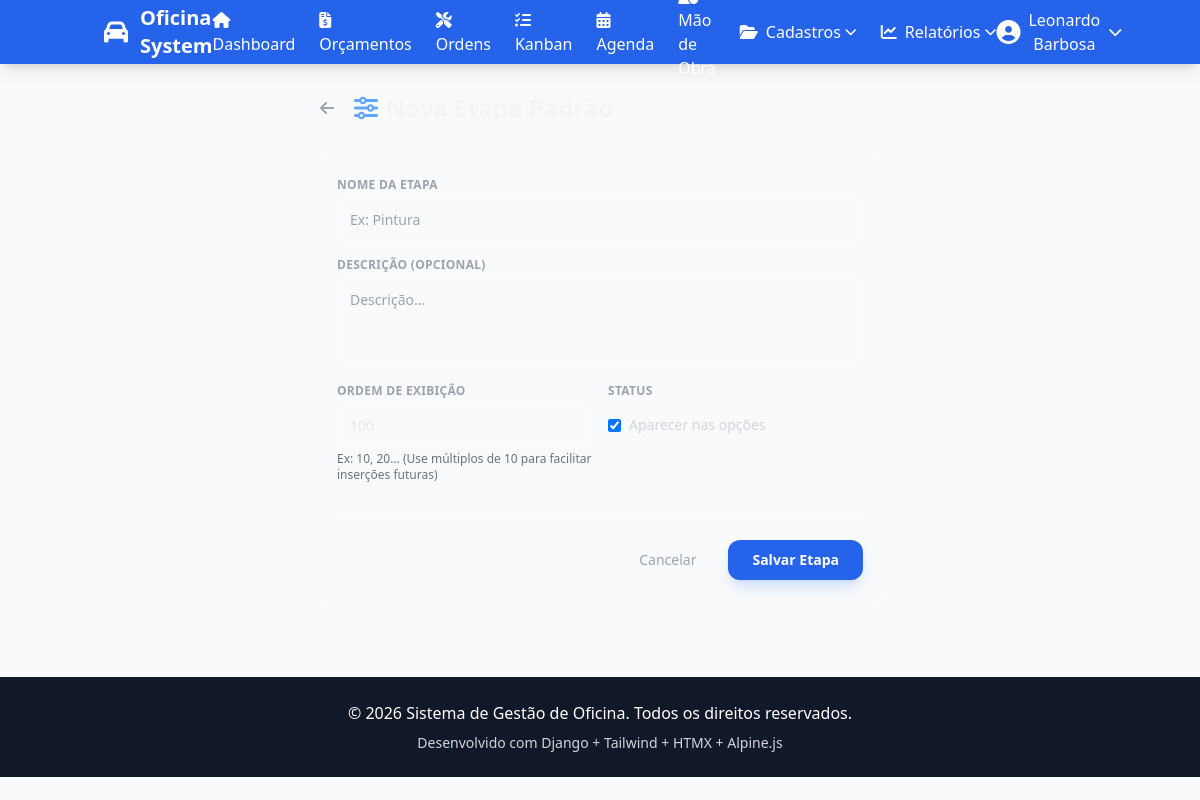
The app's page /orcamentos/etapas/nova/ (signed in) with its own data.
### apps/dashboard/models.py (models this page shows, shortened)
class ConfiguracaoSistema(models.Model):
    nome_empresa = models.CharField('Nome da empresa', max_length=120, blank=True)
    endereco = models.CharField('Endereço', max_length=255, blank=True)
    telefone = models.CharField('Telefone', max_length=40, blank=True)
    email = models.EmailField('E-mail', blank=True)
    cnpj = models.CharField('CNPJ', max_length=30, blank=True)
    site = models.CharField('Site', max_length=120, blank=True)
    logo = models.ImageField('Logomarca', upload_to='sistema/', null=True, blank=True)
    cor_primaria = models.CharField('Cor primária (hex)', max_length=7, default='#2563EB')
    cor_rodape = models.CharField('Cor do rodapé (hex)', max_length=7, default='#111827')
    texto_rodape = models.CharField('Texto do rodapé', max_length=200, blank=True)
    atualizado_em = models.DateTimeField('Atualizado em', auto_now=True)
    class Meta:
        verbose_name = 'Configuração do Sistema'
        verbose_name_plural = 'Configurações do Sistema'

### apps/funcionarios/models.py (models this page shows, shortened)
class Funcionario(AbstractUser):
    PERFIL_CHOICES = [
        ('operacional', 'Operacional'),
        ('supervisor', 'Supervisor'),
        ('gerente', 'Gerente'),
        ('admin', 'Administrador'),
        ('orcamentista', 'Orçamentista'),
        ('financeiro', 'Financeiro'),
    ]
    telefone = models.CharField('Telefone', max_length=20, blank=True)
    cpf = models.CharField('CPF', max_length=14, unique=True, null=True, blank=True)
    data_admissao = models.DateField('Data de Admissão', null=True, blank=True)
    data_demissao = models.DateField('Data de Demissão', null=True, blank=True)
    perfil = models.CharField(
        'Perfil',
        max_length=20,
        choices=PERFIL_CHOICES,
        default='operacional'
    )
    percentual_comissao_padrao = models.DecimalField(
        'Percentual de Comissão Padrão (%)',
        max_digits=5,
        decimal_places=2,
        default=10.00,
        help_text='Percentual padrão usado quando a etapa não define um percentual específico'
    )
    ativo = models.BooleanField('Ativo', default=True)
    foto = models.ImageField('Foto', upload_to='funcionarios/fotos/', null=True, blank=True)
    criado_em = models.DateTimeField('Criado em', auto_now_add=True)
    atualizado_em = models.DateTimeField('Atualizado em', auto_now=True)
    class Meta:
        verbose_name = 'Funcionário'
        verbose_name_plural = 'Funcionários'
        ordering = ['first_name', 'last_name']

### apps/orcamentos/views_etapas.py (the view)
@login_required
def etapa_create(request):
    if request.method == 'POST':
        form = EtapaPadraoForm(request.POST)
        if form.is_valid():
            etapa = form.save()
            messages.success(request, f'Etapa {etapa.nome} criada com sucesso!')
            return redirect('orcamentos:etapa_list')
    else:
        ultima = EtapaPadrao.objects.order_by('-ordem_default').first()
        ordem = (ultima.ordem_default + 10) if ultima else 10
        form = EtapaPadraoForm(initial={'ordem_default': ordem})
    return render(request, 'orcamentos/etapas_form.html', {'form': form, 'titulo': 'Nova Etapa Padrão'})

### apps/orcamentos/views_etapas.py
class EtapaPadraoForm(forms.ModelForm):
    class Meta:
        model = EtapaPadrao
        fields = ['nome', 'descricao', 'ordem_default', 'ativo']
        widgets = {
            'nome': forms.TextInput(attrs={'class': 'form-input', 'placeholder': 'Ex: Pintura'}),
            'descricao': forms.Textarea(attrs={'class': 'form-textarea', 'rows': 3, 'placeholder': 'Descrição...'}),
            'ordem_default': forms.NumberInput(attrs={'class': 'form-input'}),
            'ativo': forms.CheckboxInput(attrs={'class': 'form-checkbox'}),
        }

### apps/dashboard/context_processors.py (called while the page is built)
def sistema_config(request):
    return {
        'sistema_config': ConfiguracaoSistema.objects.first()
    }

### templates/orcamentos/etapas_form.html (shortened to what this page needs)
{% extends 'base.html' %}
{% load widget_tweaks %}
{% block content %}
<div class="max-w-xl mx-auto">
  <div class="flex items-center gap-3 mb-6">
    <a href="{% url 'orcamentos:etapa_list' %}" class="p-2 text-gray-400 hover:text-gray-200 bg-white/5 hover:bg-white/10 rounded-xl transition">
      <i class="fas fa-arrow-left"></i>
    </a>
    <h1 class="text-2xl font-bold text-gray-100 flex items-center gap-2">
      <i class="fas fa-sliders-h text-blue-400"></i> {{ titulo }}
    </h1>
  </div>
  <form method="post" class="bg-white/5 border border-white/10 rounded-2xl p-6">
    <div class="space-y-4">
      <div>
        <label class="block text-xs font-semibold text-gray-400 mb-1.5 uppercase tracking-wide">Nome da Etapa</label>
        {{ form.nome | add_class:"w-full bg-white/5 border border-white/15 rounded-xl px-3 py-2.5 text-gray-200 text-sm focus:outline-none focus:border-blue-400/60 transition" }}
      </div>
      <div>
        <label class="block text-xs font-semibold text-gray-400 mb-1.5 uppercase tracking-wide">Descrição (Opcional)</label>
        {{ form.descricao | add_class:"w-full bg-white/5 border border-white/15 rounded-xl px-3 py-2.5 text-gray-200 text-sm focus:outline-none focus:border-blue-400/60 transition resize-none" }}
      </div>
      <div class="flex gap-4">
        <div class="flex-1">
          <label class="block text-xs font-semibold text-gray-400 mb-1.5 uppercase tracking-wide">Ordem de Exibição</label>
          {{ form.ordem_default | add_class:"w-full bg-white/5 border border-white/15 rounded-xl px-3 py-2.5 text-gray-200 text-sm focus:outline-none focus:border-blue-400/60 transition" }}
          <p class="text-xs text-gray-500 mt-1">Ex: 10, 20... (Use múltiplos de 10 para facilitar inserções futuras)</p>
        </div>
        <div class="flex-1">
          <label class="block text-xs font-semibold text-gray-400 mb-1.5 uppercase tracking-wide">Status</label>
          <div class="h-10 flex items-center gap-2">
            {{ form.ativo }} <span class="text-sm text-gray-300">Aparecer nas opções</span>
          </div>
        </div>
      </div>
    </div>
    <div class="flex gap-3 justify-end mt-8 border-t border-white/10 pt-6">
      <a href="{% url 'orcamentos:etapa_list' %}" class="px-5 py-2.5 text-gray-400 hover:text-gray-200 bg-white/5 hover:bg-white/10 rounded-xl transition text-sm font-medium">Cancelar</a>
      <button type="submit" class="bg-blue-600 hover:bg-blue-500 text-white font-bold px-6 py-2.5 rounded-xl transition shadow-lg shadow-blue-500/20 text-sm">
        Salvar Etapa
      </button>
    </div>
  </form>
</div>
{% endblock %}

### templates/base.html (shortened to what this page needs)
<!DOCTYPE html>
<html lang="pt-BR">
<head>
    <script src="https://cdn.tailwindcss.com"></script>
    <link rel="stylesheet" href="https://cdnjs.cloudflare.com/ajax/libs/font-awesome/6.5.1/css/all.min.css">
</head>
<body class="bg-gray-50">
    <nav class="text-white shadow-lg" style="background-color: {{ sistema_config.cor_primaria|default:'#2563EB' }};">
        <div class="container mx-auto px-4">
            <div class="flex items-center justify-between h-16">
                <div class="flex items-center space-x-3">
                    {% if sistema_config and sistema_config.logo %}
                      <img src="{{ sistema_config.logo.url }}" alt="Logo" class="h-9 w-9 rounded bg-white/90 object-contain">
                    {% else %}
                      <i class="fas fa-car text-2xl"></i>
                    {% endif %}
                    <span class="text-xl font-bold">{{ sistema_config.nome_empresa|default:"Oficina System" }}</span>
                </div>
                <div class="hidden md:flex items-center space-x-6">
                  {% if user.is_superuser or user.perfil == 'admin' or user.perfil == 'gerente' or user.perfil == 'supervisor' %}
                  <a href="{% url 'dashboard:index' %}" class="hover:text-blue-200">
                      <i class="fas fa-home mr-2"></i>Dashboard
                  </a>
                  <a href="{% url 'orcamentos:list' %}" class="hover:text-blue-200">
                      <i class="fas fa-file-invoice-dollar mr-2"></i>Orçamentos
                  </a>
                  <a href="{% url 'ordens:list' %}" class="hover:text-blue-200">
                      <i class="fas fa-tools mr-2"></i>Ordens
                  </a>
                  <a href="{% url 'kanban:producao' %}" class="hover:text-blue-200">
                      <i class="fas fa-tasks mr-2"></i>Kanban
                  </a>
                  <a href="{% url 'kanban:agenda' %}" class="hover:text-blue-200">
                      <i class="fas fa-calendar-alt mr-2"></i>Agenda
                  </a>
                  <a href="{% url 'kanban:agenda_mao_obra' %}" class="hover:text-blue-200">
                      Mão de Obra
                  </a>
                  <div x-data="{ open: false }" class="relative">
                      <button @click="open = !open" class="flex items-center hover:text-blue-200">
                          <i class="fas fa-folder-open mr-2"></i>Cadastros
                          <i class="fas fa-chevron-down ml-1 text-xs"></i>
                      </button>
                  </div>
                  <div x-data="{ open: false }" class="relative">
                      <button @click="open = !open" class="flex items-center hover:text-blue-200">
                          <i class="fas fa-chart-line mr-2"></i>Relatórios
                          <i class="fas fa-chevron-down ml-1 text-xs"></i>
                      </button>
                  </div>
                  {% endif %}
                </div>
                <div x-data="{ open: false }" class="relative">
                    <button @click="open = !open" class="flex items-center space-x-2 hover:text-blue-200">
                        <i class="fas fa-user-circle text-2xl"></i>
                        <span>{{ user.get_full_name|default:user.username }}</span>
                        <i class="fas fa-chevron-down text-sm"></i>
                    </button>
                </div>
            </div>
        </div>
    </nav>
    <main class="{% block main_class %}container mx-auto px-4 py-6{% endblock %}">
        {% block content %}{% endblock %}
    </main>
    <footer class="text-white mt-12" style="background-color: {{ sistema_config.cor_rodape|default:'#111827' }};">
        <div class="container mx-auto px-4 py-6">
            <div class="text-center">
                <p>&copy; 2026 {{ sistema_config.nome_empresa|default:"Sistema de Gestão de Oficina" }}. Todos os direitos reservados.</p>
                <p class="text-sm text-gray-300 mt-2">
                  {{ sistema_config.texto_rodape|default:"Desenvolvido com Django + Tailwind + HTMX + Alpine.js" }}
                </p>
            </div>
        </div>
    </footer>
</body>
</html>

### records on screen
ConfiguracaoSistema: nome_empresa "Oficina System", nome_empresa "Sistema de Gestão de Oficina", texto_rodape "Desenvolvido com Django + Tailwind + HTMX + Alpine.js"
Funcionario: get_full_name "Leonardo Barbosa"
